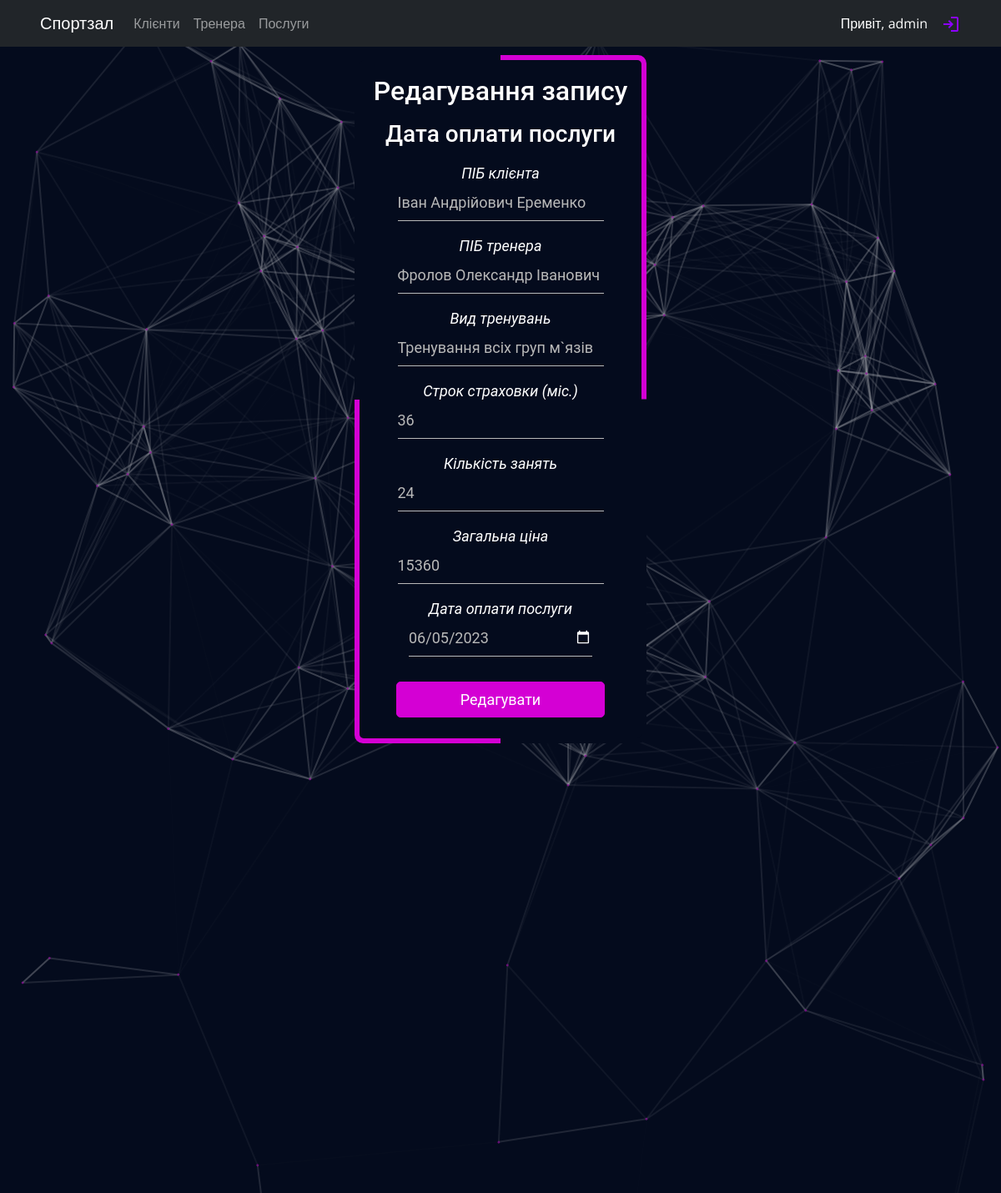
Page /edit.php?table=client&id=132 (signed in) on the committed database.
### tables this page shows
CREATE TABLE `client` (
  `client_id` int(11) NOT NULL,
  `client_fio` varchar(255) NOT NULL,
  `trainer_fio` varchar(255) NOT NULL,
  `service_type` varchar(255) NOT NULL,
  `insurance_termin` int(11) NOT NULL,
  `num_trains` int(255) NOT NULL,
  `total_price` int(11) NOT NULL,
  `date_pay_service` varchar(255) NOT NULL
);

### includes/connection.php (called while the page is built, shortened)
<?php
function _switch($table)
{
    switch ($table) {
        case 'client':
            if (isset($_SESSION['user'])) {
                $name = 'Таблиця клієнтів';
                $cols = ['ID', 'ПIБ клієнта', 'ПІБ тренера', 'Вид тренувань',  'Строк страховки (мiс.)', 'Кiлькiсть занять', 'Загальна цiна', 'Дата оплати послуги'];
                $n_cols = [
                    'client_id' => $cols[0],
                    'client_fio' => $cols[1],
                    'trainer_fio' => $cols[2],
                    'service_type' => $cols[3],
                    'insurance_termin' => $cols[4],
                    'num_trains' => $cols[5],
                    'total_price' => $cols[6],
                    'date_pay_service' => $cols[7]
                ];
            } else {
                exit('Такої таблиці  не існує!');
            }
            break;
    }
    return [
        'name'   => $name,
        'cols'   => $cols,
        'n_cols' => $n_cols
    ];
}

### edit.php (the view, shortened to what this page needs)
<?php
require_once("includes/connection.php");
if (!empty($_POST)) {
    $table = htmlspecialchars($_POST['table']);
    $id = filter_var($_POST['id'], FILTER_SANITIZE_NUMBER_INT);
    if (!filter_var($id, FILTER_VALIDATE_INT)) {
        exit('Помилка з айді! Не грайтеся з вогнем :)');
    }
    extract(_switch($table));
    foreach ($n_cols as $col => $a) {
        $col_name = $col;
        break;
    }
    $i = 0;
    $_data = [];
    foreach ($_POST as $key => $data) {
        if ($i > 1) {
            $_data[$i - 2] = $data;
        }
        $i++;
    }
    $sql = "UPDATE `$table` SET ";
    $i = 0;
    foreach ($n_cols as $col => $a) {
        if ($i != 0) {
            if ($i > 1) {
                $sql .= ", ";
            }
            $sql .= "`" . $col . "` = '" . $_data[$i - 1] . "'";
        }
        $i++;
    }
    $sql .= " WHERE `$col_name` = '$id'";
    mysqli_query($con, $sql);
    msg('Запис успішно змінено!', false);
    header('Location: ./index.php?table=' . $table);
} else if ($_GET["table"] != "" && $_GET["id"] != "") {
    $table = htmlspecialchars($_GET['table']);
    $id = filter_var($_GET['id'], FILTER_SANITIZE_NUMBER_INT);
    extract(_switch($table));
    require 'includes/header.php';
    foreach ($n_cols as $col => $a) {
        $col_name = $col;
        break;
    }
    $data = mysqli_query($con, "SELECT * FROM `$table` WHERE `$table`.`$col_name` = '$id'");
    $data = mysqli_fetch_row($data);
    $_data = [];
    $i = 0;
    foreach ($n_cols as $col => $name) {
        $_data[$col] = $data[$i];
        $i++;
    }
?>
    <div class="container mregister">
        <div id="login" class="text-white text-center">
            <h2 class="pt-4">Редагування запису</h2>
            <h3 class="py-2"><?= $name ?></h3>
            <form action="edit.php" id="loginform" method="post" name="loginform">
                <?php $i = 0; ?>
                <?php foreach ($_data as $key => $data) : ?>
                    <?php if ($i != 0) : ?>
                        <?php
                        $type = 'text';
                        if (stripos($key, 'date') !== false) {
                            $type = 'date';
                        }
                        ?>
                        <p><label for="<?= $key ?>"><?= $n_cols[$key] ?><br>
                                <input class="input" id="<?= $key ?>" name="<?= $key ?>" size="20" type="<?= $type ?>" value="<?= htmlspecialchars($data) ?>"></label></p>
                    <?php endif; ?>
                    <?php $i++; ?>
                <?php endforeach; ?>
                <p class="submit"><input class="button" type="submit" value="Редагувати"></p>
            </form>
        </div>
    </div>
<?php
    require 'includes/footer.php';
} else {
    header('Location: ./index.php');
}

### css/style.css (style rules this page uses)
* { user-select: none; }
body { width: 100%; height: auto; overflow-x: hidden; background-color: #040B1D; box-sizing: border-box; font-family: 'Open Sans', sans-serif; color: black; }
.mregister { margin: 10px auto 0; position: relative; border-radius: 10px; z-index: 0; overflow: hidden; display: flex; align-items: center; justify-content: center; font-size: 24px; font-family: 'Roboto', sans-serif; width: 350px; }
.mregister::before { content: ''; position: absolute; z-index: -2; left: -50%; top: -50%; width: 200%; height: 200%; background-repeat: no-repeat; background-size: 50% 50%, 50% 50%; background-position: 0 0, 100% 0, 100% 100%, 0 100%; background-image: linear-gradient(#040B1D, #040B1D), linear-gradient(#d400d4, #d400d4), linear-gradient(#040B1D, #040B1D), linear-gradient(#d400d4, #d400d4); animation: animate 20s linear infinite; }
.mregister::after { content: ''; position: absolute; z-index: -1; left: 6px; top: 6px; width: calc(100% - 12px); height: calc(100% - 12px); background: #040B1D; border-radius: 5px; }
.container label { color: #fff; font-size: 18px; }
#login { width: 320px; margin: auto; padding-bottom: 15px; }
.container form .input, .container input[type=text], .container input[type=password], .container input[type=e] { display: block; margin: 0 auto; width: 100%; border: none !important; border-bottom: 1.5px solid rgb(185, 185, 185) !important; background: none !important; box-shadow: none !important; outline: none !important; color: rgb(185, 185, 185); padding: 8px 0 8px; transition: .2s; }
.container input[type=text], .container input[type=password], .container input[type=e] { width: 100%; }
.container input[type=date] { width: 220px; }
.button { border: solid 1px #d400d4; background: #d400d4; background: -webkit-gradient(linear, left top, leftbottom, from(#d400d4), to(#d400d4)); background: -moz-linear-gradient(top, #d400d4, #d400d4); filter: progid:DXImageTransform.Microsoft.gradient(startColorstr='#faa51a', endColorstr='#f47a20'); color: #fff; padding: 7px 12px; margin-top: 30px; -webkit-border-radius: 5px; -moz-border-radius: 5px; border-radius: 5px; cursor: pointer; margin-left: auto; margin-right: auto; font-size: 18px; }

### css/style-table.css (style rules this page uses)
p { font-style: italic; }
input, textarea, button { padding: 10px; display: block; min-height: 30px; width: 250px; margin-bottom: 10px; }

### rows in the picture
client: client_fio "Іван Андрійович Еременко", trainer_fio "Фролов Олександр Іванович", service_type "Тренування всіх груп м`язів", insurance_termin "36", num_trains "24", total_price "15360", date_pay_service "06/05/2023"

### other values in the picture
$_SESSION['user'][0] "admin"
$name "Дата оплати послуги"
$n_cols[$key] "ПIБ клієнта"
$n_cols[$key] "ПІБ тренера"
$n_cols[$key] "Вид тренувань"
$n_cols[$key] "Строк страховки (мiс.)"
$n_cols[$key] "Кiлькiсть занять"
$n_cols[$key] "Загальна цiна"
$n_cols[$key] "Дата оплати послуги"
